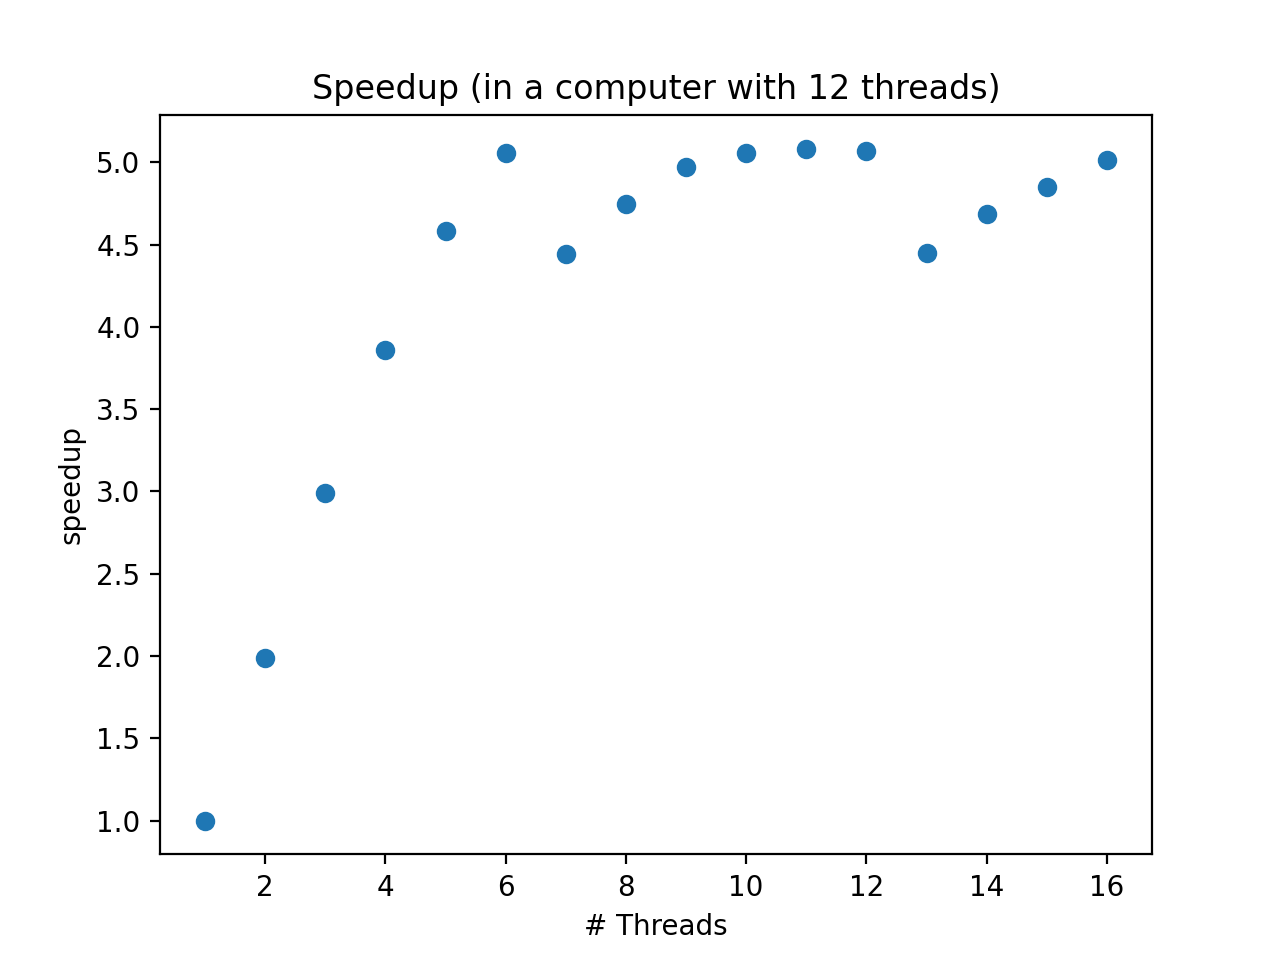

Reproduce this figure in Python.
import numpy as np
import matplotlib.pyplot  as plt

x=np.loadtxt("scaling.txt")[:,0]
y=np.loadtxt("scaling.txt")[:,1]
plt.scatter(x,y)
plt.xlabel("# Threads")
plt.ylabel("speedup")
plt.title("Speedup (in a computer with 12 threads)")
plt.savefig("speedup.png",dpi=200)
